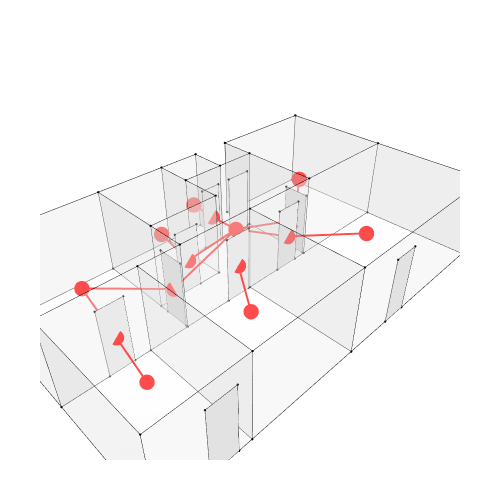

The notebook cell saved with this chart:
### Markdown cell above
Show the geometry plus the graph

### Code cell
Topology.Show(cc_old, doors_old,dual_graph_old,
              vertexSizeKey="size",
              vertexColorKey="color",
              edgeWidthKey="width",
              edgeColorKey="color",
              faceOpacity=0.3,
              backgroundColor="white",
              width=500,
              height=500,
              renderer=renderer)

### Figure 1 — Plotly figure (JSON) as saved in the notebook; plotly's stock layout.template omitted (floating-point values rounded to 4 significant figures; data arrays with more than 128 entries replaced by an {"elided": "..."} marker saying what was removed)
{"data": [{"customdata": ["", "", "", "", "", "", "", "", "", "", "", "", "", "", "", "", "", "", "", "", "", "", "", "", "", "", "", "", "", "", "", "", "", "", "", "", "", "", "", "", "", ""], "hoverinfo": "text", "hovertemplate": ["Click ", "Click ", "Click ", "Click ", "Click ", "Click ", "Click ", "Click ", "Click ", "Click ", "Click ", "Click ", "Click ", "Click ", "Click ", "Click ", "Click ", "Click ", "Click ", "Click ", "Click ", "Click ", "Click ", "Click ", "Click ", "Click ", "Click ", "Click ", "Click ", "Click ", "Click ", "Click ", "Click ", "Click ", "Click ", "Click ", "Click ", "Click ", "Click ", "Click ", "Click ", "Click "], "hovertext": ["", "", "", "", "", "", "", "", "", "", "", "", "", "", "", "", "", "", "", "", "", "", "", "", "", "", "", "", "", "", "", "", "", "", "", "", "", "", "", "", "", ""], "legendgroup": "1", "legendrank": 1, "marker": {"color": ["#000000", "#000000", "#000000", "#000000", "#000000", "#000000", "#000000", "#000000", "#000000", "#000000", "#000000", "#000000", "#000000", "#000000", "#000000", "#000000", "#000000", "#000000", "#000000", "#000000", "#000000", "#000000", "#000000", "#000000", "#000000", "#000000", "#000000", "#000000", "#000000", "#000000", "#000000", "#000000", "#000000", "#000000", "#000000", "#000000", "#000000", "#000000", "#000000", "#000000", "#000000", "#000000"], "line": {"width": 0}, "opacity": 1, "size": [2.8, 2.8, 2.8, 2.8, 2.8, 2.8, 2.8, 2.8, 2.8, 2.8, 2.8, 2.8, 2.8, 2.8, 2.8, 2.8, 2.8, 2.8, 2.8, 2.8, 2.8, 2.8, 2.8, 2.8, 2.8, 2.8, 2.8, 2.8, 2.8, 2.8, 2.8, 2.8, 2.8, 2.8, 2.8, 2.8, 2.8, 2.8, 2.8, 2.8, 2.8, 2.8], "sizemode": "diameter", "symbol": "circle"}, "mode": "markers", "name": "1: Untitled (Vertices)", "showlegend": false, "text": ["", "", "", "", "", "", "", "", "", "", "", "", "", "", "", "", "", "", "", "", "", "", "", "", "", "", "", "", "", "", "", "", "", "", "", "", "", "", "", "", "", ""], "type": "scatter3d", "x": [395.8, 25.41, 395.8, 395.8, 274.1, 25.41, 395.8, 25.41, 395.8, 395.8, 274.1, 25.41, 616.2, 616.2, 616.2, 616.2, 616.2, 616.2, 752.2, 880.5, 880.5, 633.8, 752.2, 880.5, 880.5, 633.8, 633.8, 274.1, 633.8, 274.1, 25.41, 25.41, 752.2, 752.2, 1242.0, 880.5, 1242.0, 880.5, 1242.0, 1242.0, 1242.0, 1242.0], "y": [915.5, 915.5, 666.8, 549.2, 549.2, 549.2, 915.5, 915.5, 666.8, 549.2, 549.2, 549.2, 915.5, 798.2, 666.8, 915.5, 798.2, 666.8, 798.2, 798.2, 549.2, 549.2, 798.2, 798.2, 549.2, 549.2, 183.0, 183.0, 183.0, 183.0, 183.0, 183.0, 915.5, 915.5, 915.5, 915.5, 549.2, 915.5, 915.5, 549.2, 183.0, 183.0], "z": [270, 270, 270, 270, 270, 270, 0, 0, 0, 0, 0, 0, 270, 270, 270, 0, 0, 0, 270, 270, 270, 270, 0, 0, 0, 0, 270, 270, 0, 0, 270, 0, 270, 0, 270, 270, 270, 0, 0, 0, 270, 0]}, {"hoverinfo": "text", "hovertext": [], "legendgroup": "2", "legendrank": 2, "line": {"color": "#000000", "dash": "solid", "width": 1}, "marker": {"color": "#000000", "size": 0.25, "symbol": "circle"}, "mode": "markers+lines", "name": "1: Untitled (Edges)", "showlegend": false, "text": [], "type": "scatter3d", "x": {"elided": "231 float values"}, "y": {"elided": "231 float values"}, "z": {"elided": "231 int values"}}, {"cmax": 1, "cmin": 0, "color": "#FAFAFA", "colorscale": [[0, "#440154"], [0.1111, "#482878"], [0.2222, "#3e4989"], [0.3333, "#31688e"], [0.4444, "#26828e"], [0.5556, "#1f9e89"], [0.6667, "#35b779"], [0.7778, "#6ece58"], [0.8889, "#b5de2b"], [1, "#fde725"]], "flatshading": true, "hoverinfo": "text", "hovertext": "", "i": [0, 3, 3, 5, 6, 5, 3, 3, 3, 4, 10, 2, 11, 1, 1, 11, 10, 9, 10, 8, 12, 12, 14, 14, 14, 14, 15, 13, 13, 17, 17, 8, 17, 16, 13, 13, 19, 20, 20, 21, 12, 16, 20, 22, 21, 23, 25, 18, 9, 4, 9, 25, 25, 17, 24, 24, 4, 4, 18, 18, 25, 28, 28, 29, 29, 29, 28, 28, 2, 2, 29, 29, 31, 31, 31, 29, 32, 32, 32, 32, 32, 33, 16, 22, 34, 35, 35, 35, 35, 39, 34, 19, 19, 37, 23, 24, 23, 39, 19, 19, 34, 40, 40, 41, 41, 28, 41, 41], "j": [1, 2, 0, 0, 7, 6, 6, 8, 9, 9, 9, 10, 10, 11, 0, 1, 11, 10, 7, 7, 5, 3, 5, 15, 6, 12, 12, 16, 17, 13, 3, 6, 8, 6, 3, 4, 13, 12, 13, 20, 20, 12, 21, 20, 19, 19, 24, 24, 25, 9, 8, 9, 17, 16, 17, 22, 2, 26, 4, 27, 18, 27, 26, 26, 2, 10, 29, 9, 1, 30, 26, 30, 30, 1, 11, 31, 14, 12, 33, 15, 20, 20, 15, 16, 21, 36, 21, 37, 38, 38, 39, 24, 39, 21, 21, 23, 37, 23, 18, 27, 19, 39, 41, 40, 27, 25, 28, 24], "k": [2, 4, 2, 3, 0, 0, 5, 6, 8, 3, 4, 4, 2, 2, 7, 7, 7, 8, 8, 6, 3, 13, 12, 6, 5, 15, 16, 12, 16, 3, 8, 16, 16, 15, 4, 18, 18, 13, 19, 19, 22, 22, 23, 23, 23, 24, 18, 19, 18, 18, 17, 17, 24, 22, 22, 23, 26, 27, 27, 28, 28, 26, 29, 2, 10, 9, 9, 25, 30, 26, 30, 31, 1, 11, 10, 10, 12, 20, 15, 14, 33, 22, 33, 33, 19, 21, 34, 36, 37, 35, 35, 39, 34, 36, 37, 39, 38, 38, 27, 40, 40, 34, 39, 27, 28, 24, 24, 39], "legendgroup": "3", "legendrank": 3, "lighting": {"facenormalsepsilon": 0}, "name": "1: Untitled (Faces)", "opacity": 0.3, "showlegend": false, "showscale": false, "text": "", "type": "mesh3d", "x": [25.41, 25.41, 274.1, 395.8, 395.8, 395.8, 395.8, 25.41, 395.8, 395.8, 274.1, 25.41, 616.2, 616.2, 616.2, 616.2, 616.2, 616.2, 633.8, 880.5, 752.2, 880.5, 752.2, 880.5, 880.5, 633.8, 274.1, 633.8, 633.8, 274.1, 25.41, 25.41, 752.2, 752.2, 1242.0, 1242.0, 880.5, 880.5, 1242.0, 1242.0, 1242.0, 1242.0], "y": [915.5, 549.2, 549.2, 666.8, 549.2, 915.5, 915.5, 915.5, 666.8, 549.2, 549.2, 549.2, 798.2, 666.8, 915.5, 915.5, 798.2, 666.8, 549.2, 549.2, 798.2, 798.2, 798.2, 798.2, 549.2, 549.2, 183.0, 183.0, 183.0, 183.0, 183.0, 183.0, 915.5, 915.5, 549.2, 915.5, 915.5, 915.5, 915.5, 549.2, 183.0, 183.0], "z": [270, 270, 270, 270, 270, 270, 0, 0, 0, 0, 0, 0, 270, 270, 270, 0, 0, 0, 270, 270, 270, 270, 0, 0, 0, 0, 270, 270, 0, 0, 270, 0, 270, 0, 270, 270, 270, 0, 0, 0, 270, 0]}, {"customdata": ["", "", "", ""], "hoverinfo": "text", "hovertemplate": ["Click ", "Click ", "Click ", "Click "], "hovertext": ["", "", "", ""], "legendgroup": "5", "legendrank": 5, "marker": {"color": ["#000000", "#000000", "#000000", "#000000"], "line": {"width": 0}, "opacity": 1, "size": [2.8, 2.8, 2.8, 2.8], "sizemode": "diameter", "symbol": "circle"}, "mode": "markers", "name": "2: default (Vertices)", "showlegend": false, "text": ["", "", "", ""], "type": "scatter3d", "x": [790.6, 790.6, 873.5, 873.5], "y": [183.0, 183.0, 183.0, 183.0], "z": [0, 210, 210, 0]}, {"hoverinfo": "text", "hovertext": [], "legendgroup": "6", "legendrank": 6, "line": {"color": "#000000", "dash": "solid", "width": 1}, "marker": {"color": "#000000", "size": 0.25, "symbol": "circle"}, "mode": "markers+lines", "name": "2: default (Edges)", "showlegend": false, "text": [], "type": "scatter3d", "x": [790.6, 790.6, null, 790.6, 873.5, null, 873.5, 873.5, null, 873.5, 790.6, null], "y": [183.0, 183.0, null, 183.0, 183.0, null, 183.0, 183.0, null, 183.0, 183.0, null], "z": [0, 210, null, 210, 210, null, 210, 0, null, 0, 0, null]}, {"cmax": 1, "cmin": 0, "color": "#FAFAFA", "colorscale": [[0, "#440154"], [0.1111, "#482878"], [0.2222, "#3e4989"], [0.3333, "#31688e"], [0.4444, "#26828e"], [0.5556, "#1f9e89"], [0.6667, "#35b779"], [0.7778, "#6ece58"], [0.8889, "#b5de2b"], [1, "#fde725"]], "flatshading": true, "hoverinfo": "text", "hovertext": "", "i": [0, 0], "j": [1, 3], "k": [2, 1], "legendgroup": "7", "legendrank": 7, "lighting": {"facenormalsepsilon": 0}, "name": "2: default (Faces)", "opacity": 1, "showlegend": false, "showscale": false, "text": "", "type": "mesh3d", "x": [873.5, 790.6, 790.6, 873.5], "y": [183.0, 183.0, 183.0, 183.0], "z": [210, 0, 210, 0]}, {"customdata": ["", "", "", ""], "hoverinfo": "text", "hovertemplate": ["Click ", "Click ", "Click ", "Click "], "hovertext": ["", "", "", ""], "legendgroup": "9", "legendrank": 9, "marker": {"color": ["#000000", "#000000", "#000000", "#000000"], "line": {"width": 0}, "opacity": 1, "size": [2.8, 2.8, 2.8, 2.8], "sizemode": "diameter", "symbol": "circle"}, "mode": "markers", "name": "3: default (Vertices)", "showlegend": false, "text": ["", "", "", ""], "type": "scatter3d", "x": [154.4, 154.4, 235.1, 235.1], "y": [183.0, 183.0, 183.0, 183.0], "z": [0, 210, 210, 0]}, {"hoverinfo": "text", "hovertext": [], "legendgroup": "10", "legendrank": 10, "line": {"color": "#000000", "dash": "solid", "width": 1}, "marker": {"color": "#000000", "size": 0.25, "symbol": "circle"}, "mode": "markers+lines", "name": "3: default (Edges)", "showlegend": false, "text": [], "type": "scatter3d", "x": [154.4, 154.4, null, 154.4, 235.1, null, 235.1, 235.1, null, 235.1, 154.4, null], "y": [183.0, 183.0, null, 183.0, 183.0, null, 183.0, 183.0, null, 183.0, 183.0, null], "z": [0, 210, null, 210, 210, null, 210, 0, null, 0, 0, null]}, {"cmax": 1, "cmin": 0, "color": "#FAFAFA", "colorscale": [[0, "#440154"], [0.1111, "#482878"], [0.2222, "#3e4989"], [0.3333, "#31688e"], [0.4444, "#26828e"], [0.5556, "#1f9e89"], [0.6667, "#35b779"], [0.7778, "#6ece58"], [0.8889, "#b5de2b"], [1, "#fde725"]], "flatshading": true, "hoverinfo": "text", "hovertext": "", "i": [0, 0], "j": [1, 3], "k": [2, 1], "legendgroup": "11", "legendrank": 11, "lighting": {"facenormalsepsilon": 0}, "name": "3: default (Faces)", "opacity": 1, "showlegend": false, "showscale": false, "text": "", "type": "mesh3d", "x": [235.1, 154.4, 154.4, 235.1], "y": [183.0, 183.0, 183.0, 183.0], "z": [210, 0, 210, 0]}, {"customdata": ["", "", "", ""], "hoverinfo": "text", "hovertemplate": ["Click ", "Click ", "Click ", "Click "], "hovertext": ["", "", "", ""], "legendgroup": "13", "legendrank": 13, "marker": {"color": ["#000000", "#000000", "#000000", "#000000"], "line": {"width": 0}, "opacity": 1, "size": [2.8, 2.8, 2.8, 2.8], "sizemode": "diameter", "symbol": "circle"}, "mode": "markers", "name": "4: default (Vertices)", "showlegend": false, "text": ["", "", "", ""], "type": "scatter3d", "x": [152.8, 152.8, 226.2, 226.2], "y": [549.2, 549.2, 549.2, 549.2], "z": [0, 210, 210, 0]}, {"hoverinfo": "text", "hovertext": [], "legendgroup": "14", "legendrank": 14, "line": {"color": "#000000", "dash": "solid", "width": 1}, "marker": {"color": "#000000", "size": 0.25, "symbol": "circle"}, "mode": "markers+lines", "name": "4: default (Edges)", "showlegend": false, "text": [], "type": "scatter3d", "x": [152.8, 152.8, null, 152.8, 226.2, null, 226.2, 226.2, null, 226.2, 152.8, null], "y": [549.2, 549.2, null, 549.2, 549.2, null, 549.2, 549.2, null, 549.2, 549.2, null], "z": [0, 210, null, 210, 210, null, 210, 0, null, 0, 0, null]}, {"cmax": 1, "cmin": 0, "color": "#FAFAFA", "colorscale": [[0, "#440154"], [0.1111, "#482878"], [0.2222, "#3e4989"], [0.3333, "#31688e"], [0.4444, "#26828e"], [0.5556, "#1f9e89"], [0.6667, "#35b779"], [0.7778, "#6ece58"], [0.8889, "#b5de2b"], [1, "#fde725"]], "flatshading": true, "hoverinfo": "text", "hovertext": "", "i": [0, 0], "j": [1, 3], "k": [2, 1], "legendgroup": "15", "legendrank": 15, "lighting": {"facenormalsepsilon": 0}, "name": "4: default (Faces)", "opacity": 1, "showlegend": false, "showscale": false, "text": "", "type": "mesh3d", "x": [226.2, 152.8, 152.8, 226.2], "y": [549.2, 549.2, 549.2, 549.2], "z": [210, 0, 210, 0]}, {"customdata": ["", "", "", ""], "hoverinfo": "text", "hovertemplate": ["Click ", "Click ", "Click ", "Click "], "hovertext": ["", "", "", ""], "legendgroup": "17", "legendrank": 17, "marker": {"color": ["#000000", "#000000", "#000000", "#000000"], "line": {"width": 0}, "opacity": 1, "size": [2.8, 2.8, 2.8, 2.8], "sizemode": "diameter", "symbol": "circle"}, "mode": "markers", "name": "5: default (Vertices)", "showlegend": false, "text": ["", "", "", ""], "type": "scatter3d", "x": [627.8, 627.8, 547.2, 547.2], "y": [549.2, 549.2, 549.2, 549.2], "z": [0, 210, 210, 0]}, {"hoverinfo": "text", "hovertext": [], "legendgroup": "18", "legendrank": 18, "line": {"color": "#000000", "dash": "solid", "width": 1}, "marker": {"color": "#000000", "size": 0.25, "symbol": "circle"}, "mode": "markers+lines", "name": "5: default (Edges)", "showlegend": false, "text": [], "type": "scatter3d", "x": [627.8, 627.8, null, 627.8, 547.2, null, 547.2, 547.2, null, 547.2, 627.8, null], "y": [549.2, 549.2, null, 549.2, 549.2, null, 549.2, 549.2, null, 549.2, 549.2, null], "z": [0, 210, null, 210, 210, null, 210, 0, null, 0, 0, null]}, {"cmax": 1, "cmin": 0, "color": "#FAFAFA", "colorscale": [[0, "#440154"], [0.1111, "#482878"], [0.2222, "#3e4989"], [0.3333, "#31688e"], [0.4444, "#26828e"], [0.5556, "#1f9e89"], [0.6667, "#35b779"], [0.7778, "#6ece58"], [0.8889, "#b5de2b"], [1, "#fde725"]], "flatshading": true, "hoverinfo": "text", "hovertext": "", "i": [0, 0], "j": [1, 2], "k": [2, 3], "legendgroup": "19", "legendrank": 19, "lighting": {"facenormalsepsilon": 0}, "name": "5: default (Faces)", "opacity": 1, "showlegend": false, "showscale": false, "text": "", "type": "mesh3d", "x": [627.8, 627.8, 547.2, 547.2], "y": [549.2, 549.2, 549.2, 549.2], "z": [0, 210, 210, 0]}, {"customdata": ["", "", "", ""], "hoverinfo": "text", "hovertemplate": ["Click ", "Click ", "Click ", "Click "], "hovertext": ["", "", "", ""], "legendgroup": "21", "legendrank": 21, "marker": {"color": ["#000000", "#000000", "#000000", "#000000"], "line": {"width": 0}, "opacity": 1, "size": [2.8, 2.8, 2.8, 2.8], "sizemode": "diameter", "symbol": "circle"}, "mode": "markers", "name": "6: default (Vertices)", "showlegend": false, "text": ["", "", "", ""], "type": "scatter3d", "x": [754.3, 754.3, 836.4, 836.4], "y": [549.2, 549.2, 549.2, 549.2], "z": [0, 210, 210, 0]}, {"hoverinfo": "text", "hovertext": [], "legendgroup": "22", "legendrank": 22, "line": {"color": "#000000", "dash": "solid", "width": 1}, "marker": {"color": "#000000", "size": 0.25, "symbol": "circle"}, "mode": "markers+lines", "name": "6: default (Edges)", "showlegend": false, "text": [], "type": "scatter3d", "x": [754.3, 754.3, null, 754.3, 836.4, null, 836.4, 836.4, null, 836.4, 754.3, null], "y": [549.2, 549.2, null, 549.2, 549.2, null, 549.2, 549.2, null, 549.2, 549.2, null], "z": [0, 210, null, 210, 210, null, 210, 0, null, 0, 0, null]}, {"cmax": 1, "cmin": 0, "color": "#FAFAFA", "colorscale": [[0, "#440154"], [0.1111, "#482878"], [0.2222, "#3e4989"], [0.3333, "#31688e"], [0.4444, "#26828e"], [0.5556, "#1f9e89"], [0.6667, "#35b779"], [0.7778, "#6ece58"], [0.8889, "#b5de2b"], [1, "#fde725"]], "flatshading": true, "hoverinfo": "text", "hovertext": "", "i": [0, 0], "j": [1, 3], "k": [2, 1], "legendgroup": "23", "legendrank": 23, "lighting": {"facenormalsepsilon": 0}, "name": "6: default (Faces)", "opacity": 1, "showlegend": false, "showscale": false, "text": "", "type": "mesh3d", "x": [836.4, 754.3, 754.3, 836.4], "y": [549.2, 549.2, 549.2, 549.2], "z": [210, 0, 210, 0]}, {"customdata": ["", "", "", ""], "hoverinfo": "text", "hovertemplate": ["Click ", "Click ", "Click ", "Click "], "hovertext": ["", "", "", ""], "legendgroup": "25", "legendrank": 25, "marker": {"color": ["#000000", "#000000", "#000000", "#000000"], "line": {"width": 0}, "opacity": 1, "size": [2.8, 2.8, 2.8, 2.8], "sizemode": "diameter", "symbol": "circle"}, "mode": "markers", "name": "7: default (Vertices)", "showlegend": false, "text": ["", "", "", ""], "type": "scatter3d", "x": [880.5, 880.5, 880.5, 880.5], "y": [554.9, 554.9, 636.0, 636.0], "z": [0, 210, 210, 0]}, {"hoverinfo": "text", "hovertext": [], "legendgroup": "26", "legendrank": 26, "line": {"color": "#000000", "dash": "solid", "width": 1}, "marker": {"color": "#000000", "size": 0.25, "symbol": "circle"}, "mode": "markers+lines", "name": "7: default (Edges)", "showlegend": false, "text": [], "type": "scatter3d", "x": [880.5, 880.5, null, 880.5, 880.5, null, 880.5, 880.5, null, 880.5, 880.5, null], "y": [554.9, 554.9, null, 554.9, 636.0, null, 636.0, 636.0, null, 636.0, 554.9, null], "z": [0, 210, null, 210, 210, null, 210, 0, null, 0, 0, null]}, {"cmax": 1, "cmin": 0, "color": "#FAFAFA", "colorscale": [[0, "#440154"], [0.1111, "#482878"], [0.2222, "#3e4989"], [0.3333, "#31688e"], [0.4444, "#26828e"], [0.5556, "#1f9e89"], [0.6667, "#35b779"], [0.7778, "#6ece58"], [0.8889, "#b5de2b"], [1, "#fde725"]], "flatshading": true, "hoverinfo": "text", "hovertext": "", "i": [0, 0], "j": [1, 2], "k": [2, 3], "legendgroup": "27", "legendrank": 27, "lighting": {"facenormalsepsilon": 0}, "name": "7: default (Faces)", "opacity": 1, "showlegend": false, "showscale": false, "text": "", "type": "mesh3d", "x": [880.5, 880.5, 880.5, 880.5], "y": [554.9, 554.9, 636.0, 636.0], "z": [0, 210, 210, 0]}, {"customdata": ["", "", "", ""], "hoverinfo": "text", "hovertemplate": ["Click ", "Click ", "Click ", "Click "], "hovertext": ["", "", "", ""], "legendgroup": "29", "legendrank": 29, "marker": {"color": ["#000000", "#000000", "#000000", "#000000"], "line": {"width": 0}, "opacity": 1, "size": [2.8, 2.8, 2.8, 2.8], "sizemode": "diameter", "symbol": "circle"}, "mode": "markers", "name": "8: default (Vertices)", "showlegend": false, "text": ["", "", "", ""], "type": "scatter3d", "x": [395.8, 395.8, 395.8, 395.8], "y": [555.4, 555.4, 635.4, 635.4], "z": [0, 210, 210, 0]}, {"hoverinfo": "text", "hovertext": [], "legendgroup": "30", "legendrank": 30, "line": {"color": "#000000", "dash": "solid", "width": 1}, "marker": {"color": "#000000", "size": 0.25, "symbol": "circle"}, "mode": "markers+lines", "name": "8: default (Edges)", "showlegend": false, "text": [], "type": "scatter3d", "x": [395.8, 395.8, null, 395.8, 395.8, null, 395.8, 395.8, null, 395.8, 395.8, null], "y": [555.4, 555.4, null, 555.4, 635.4, null, 635.4, 635.4, null, 635.4, 555.4, null], "z": [0, 210, null, 210, 210, null, 210, 0, null, 0, 0, null]}, {"cmax": 1, "cmin": 0, "color": "#FAFAFA", "colorscale": [[0, "#440154"], [0.1111, "#482878"], [0.2222, "#3e4989"], [0.3333, "#31688e"], [0.4444, "#26828e"], [0.5556, "#1f9e89"], [0.6667, "#35b779"], [0.7778, "#6ece58"], [0.8889, "#b5de2b"], [1, "#fde725"]], "flatshading": true, "hoverinfo": "text", "hovertext": "", "i": [0, 0], "j": [1, 2], "k": [2, 3], "legendgroup": "31", "legendrank": 31, "lighting": {"facenormalsepsilon": 0}, "name": "8: default (Faces)", "opacity": 1, "showlegend": false, "showscale": false, "text": "", "type": "mesh3d", "x": [395.8, 395.8, 395.8, 395.8], "y": [555.4, 555.4, 635.4, 635.4], "z": [0, 210, 210, 0]}, {"customdata": ["", "", "", ""], "hoverinfo": "text", "hovertemplate": ["Click ", "Click ", "Click ", "Click "], "hovertext": ["", "", "", ""], "legendgroup": "33", "legendrank": 33, "marker": {"color": ["#000000", "#000000", "#000000", "#000000"], "line": {"width": 0}, "opacity": 1, "size": [2.8, 2.8, 2.8, 2.8], "sizemode": "diameter", "symbol": "circle"}, "mode": "markers", "name": "9: default (Vertices)", "showlegend": false, "text": ["", "", "", ""], "type": "scatter3d", "x": [466.2, 466.2, 541.4, 541.4], "y": [666.8, 666.8, 666.8, 666.8], "z": [0, 210, 210, 0]}, {"hoverinfo": "text", "hovertext": [], "legendgroup": "34", "legendrank": 34, "line": {"color": "#000000", "dash": "solid", "width": 1}, "marker": {"color": "#000000", "size": 0.25, "symbol": "circle"}, "mode": "markers+lines", "name": "9: default (Edges)", "showlegend": false, "text": [], "type": "scatter3d", "x": [466.2, 466.2, null, 466.2, 541.4, null, 541.4, 541.4, null, 541.4, 466.2, null], "y": [666.8, 666.8, null, 666.8, 666.8, null, 666.8, 666.8, null, 666.8, 666.8, null], "z": [0, 210, null, 210, 210, null, 210, 0, null, 0, 0, null]}, {"cmax": 1, "cmin": 0, "color": "#FAFAFA", "colorscale": [[0, "#440154"], [0.1111, "#482878"], [0.2222, "#3e4989"], [0.3333, "#31688e"], [0.4444, "#26828e"], [0.5556, "#1f9e89"], [0.6667, "#35b779"], [0.7778, "#6ece58"], [0.8889, "#b5de2b"], [1, "#fde725"]], "flatshading": true, "hoverinfo": "text", "hovertext": "", "i": [0, 0], "j": [1, 3], "k": [2, 1], "legendgroup": "35", "legendrank": 35, "lighting": {"facenormalsepsilon": 0}, "name": "9: default (Faces)", "opacity": 1, "showlegend": false, "showscale": false, "text": "", "type": "mesh3d", "x": [541.4, 466.2, 466.2, 541.4], "y": [666.8, 666.8, 666.8, 666.8], "z": [210, 0, 210, 0]}, {"customdata": ["", "", "", ""], "hoverinfo": "text", "hovertemplate": ["Click ", "Click ", "Click ", "Click "], "hovertext": ["", "", "", ""], "legendgroup": "37", "legendrank": 37, "marker": {"color": ["#000000", "#000000", "#000000", "#000000"], "line": {"width": 0}, "opacity": 1, "size": [2.8, 2.8, 2.8, 2.8], "sizemode": "diameter", "symbol": "circle"}, "mode": "markers", "name": "10: default (Vertices)", "showlegend": false, "text": ["", "", "", ""], "type": "scatter3d", "x": [741.6, 741.6, 674.9, 674.9], "y": [798.2, 798.2, 798.2, 798.2], "z": [0, 210, 210, 0]}, {"hoverinfo": "text", "hovertext": [], "legendgroup": "38", "legendrank": 38, "line": {"color": "#000000", "dash": "solid", "width": 1}, "marker": {"color": "#000000", "size": 0.25, "symbol": "circle"}, "mode": "markers+lines", "name": "10: default (Edges)", "showlegend": false, "text": [], "type": "scatter3d", "x": [741.6, 741.6, null, 741.6, 674.9, null, 674.9, 674.9, null, 674.9, 741.6, null], "y": [798.2, 798.2, null, 798.2, 798.2, null, 798.2, 798.2, null, 798.2, 798.2, null], "z": [0, 210, null, 210, 210, null, 210, 0, null, 0, 0, null]}, {"cmax": 1, "cmin": 0, "color": "#FAFAFA", "colorscale": [[0, "#440154"], [0.1111, "#482878"], [0.2222, "#3e4989"], [0.3333, "#31688e"], [0.4444, "#26828e"], [0.5556, "#1f9e89"], [0.6667, "#35b779"], [0.7778, "#6ece58"], [0.8889, "#b5de2b"], [1, "#fde725"]], "flatshading": true, "hoverinfo": "text", "hovertext": "", "i": [0, 0], "j": [1, 2], "k": [2, 3], "legendgroup": "39", "legendrank": 39, "lighting": {"facenormalsepsilon": 0}, "name": "10: default (Faces)", "opacity": 1, "showlegend": false, "showscale": false, "text": "", "type": "mesh3d", "x": [741.6, 741.6, 674.9, 674.9], "y": [798.2, 798.2, 798.2, 798.2], "z": [0, 210, 210, 0]}, {"customdata": ["", "", "", ""], "hoverinfo": "text", "hovertemplate": ["Click ", "Click ", "Click ", "Click "], "hovertext": ["", "", "", ""], "legendgroup": "41", "legendrank": 41, "marker": {"color": ["#000000", "#000000", "#000000", "#000000"], "line": {"width": 0}, "opacity": 1, "size": [2.8, 2.8, 2.8, 2.8], "sizemode": "diameter", "symbol": "circle"}, "mode": "markers", "name": "11: default (Vertices)", "showlegend": false, "text": ["", "", "", ""], "type": "scatter3d", "x": [786.5, 786.5, 869.0, 869.0], "y": [798.2, 798.2, 798.2, 798.2], "z": [0, 210, 210, 0]}, {"hoverinfo": "text", "hovertext": [], "legendgroup": "42", "legendrank": 42, "line": {"color": "#000000", "dash": "solid", "width": 1}, "marker": {"color": "#000000", "size": 0.25, "symbol": "circle"}, "mode": "markers+lines", "name": "11: default (Edges)", "showlegend": false, "text": [], "type": "scatter3d", "x": [786.5, 786.5, null, 786.5, 869.0, null, 869.0, 869.0, null, 869.0, 786.5, null], "y": [798.2, 798.2, null, 798.2, 798.2, null, 798.2, 798.2, null, 798.2, 798.2, null], "z": [0, 210, null, 210, 210, null, 210, 0, null, 0, 0, null]}, {"cmax": 1, "cmin": 0, "color": "#FAFAFA", "colorscale": [[0, "#440154"], [0.1111, "#482878"], [0.2222, "#3e4989"], [0.3333, "#31688e"], [0.4444, "#26828e"], [0.5556, "#1f9e89"], [0.6667, "#35b779"], [0.7778, "#6ece58"], [0.8889, "#b5de2b"], [1, "#fde725"]], "flatshading": true, "hoverinfo": "text", "hovertext": "", "i": [0, 3], "j": [1, 1], "k": [2, 0], "legendgroup": "43", "legendrank": 43, "lighting": {"facenormalsepsilon": 0}, "name": "11: default (Faces)", "opacity": 1, "showlegend": false, "showscale": false, "text": "", "type": "mesh3d", "x": [786.5, 869.0, 786.5, 869.0], "y": [798.2, 798.2, 798.2, 798.2], "z": [210, 0, 0, 210]}, {"hoverinfo": "text", "hovertext": [], "legendgroup": "46", "legendrank": 46, "line": {"color": "#FF0000", "dash": "solid", "width": 4}, "marker": {"color": "#FF0000", "size": 1, "symbol": "circle"}, "mode": "markers+lines", "name": "12: Untitled Graph (Edges)", "showlegend": false, "text": [], "type": "scatter3d", "x": [679.9, 587.5, null, 454.0, 587.5, null, 679.9, 880.6, null, 679.9, 708.3, null, 679.9, 395.8, null, 679.9, 503.8, null, 679.9, 795.4, null, 1061.0, 880.6, null, 938.0, 795.4, null, 506.0, 503.8, null, 149.8, 189.5, null, 684.2, 708.3, null, 210.6, 189.5, null, 210.6, 395.8, null], "y": [655.1, 549.2, null, 366.1, 549.2, null, 655.1, 595.5, null, 655.1, 798.2, null, 655.1, 595.4, null, 655.1, 666.8, null, 655.1, 549.2, null, 732.3, 595.5, null, 366.1, 549.2, null, 791.1, 666.8, null, 366.1, 549.2, null, 856.8, 798.2, null, 732.3, 549.2, null, 732.3, 595.4, null], "z": [135, 105.0, null, 135, 105.0, null, 135, 105.0, null, 135, 105.0, null, 135, 105.0, null, 135, 105.0, null, 135, 105.0, null, 135, 105.0, null, 135, 105.0, null, 135, 105.0, null, 135, 105.0, null, 135, 105.0, null, 135, 105.0, null, 135, 105.0, null]}, {"customdata": ["", "", "", "", "", "", "", "", "", "", "", "", "", "", ""], "hoverinfo": "text", "hovertemplate": ["Click ", "Click ", "Click ", "Click ", "Click ", "Click ", "Click ", "Click ", "Click ", "Click ", "Click ", "Click ", "Click ", "Click ", "Click "], "hovertext": ["", "", "", "", "", "", "", "", "", "", "", "", "", "", ""], "legendgroup": "45", "legendrank": 45, "marker": {"color": ["#FF0000", "#FF0000", "#FF0000", "#FF0000", "#FF0000", "#FF0000", "#FF0000", "#FF0000", "#FF0000", "#FF0000", "#FF0000", "#FF0000", "#FF0000", "#FF0000", "#FF0000"], "line": {"width": 0}, "opacity": 1, "size": [18, 18, 18, 18, 18, 18, 18, 18, 18, 18, 18, 18, 18, 18, 18], "sizemode": "diameter", "symbol": "circle"}, "mode": "markers", "name": "12: Untitled Graph (Vertices)", "showlegend": false, "text": ["", "", "", "", "", "", "", "", "", "", "", "", "", "", ""], "type": "scatter3d", "x": [587.5, 679.9, 454.0, 1061.0, 795.4, 503.8, 149.8, 684.2, 506.0, 708.3, 189.5, 880.6, 210.6, 938.0, 395.8], "y": [549.2, 655.1, 366.1, 732.3, 549.2, 666.8, 366.1, 856.8, 791.1, 798.2, 549.2, 595.5, 732.3, 366.1, 595.4], "z": [105.0, 135, 135, 135, 105.0, 105.0, 135, 135, 135, 105.0, 105.0, 105.0, 135, 135, 105.0]}], "layout": {"autosize": true, "height": 500, "margin": {"b": 40, "l": 40, "r": 40, "t": 40}, "paper_bgcolor": "#FFFFFF", "plot_bgcolor": "#FFFFFF", "scene": {"aspectmode": "data", "camera": {"center": {"x": 0, "y": 0, "z": 0}, "eye": {"x": -1.25, "y": -1.25, "z": 1.25}, "projection": {"type": "perspective"}, "up": {"x": 0, "y": 0, "z": 1}}, "xaxis": {"visible": false}, "yaxis": {"visible": false}, "zaxis": {"visible": false}}, "showlegend": true, "width": 500, "xaxis": {"showgrid": false, "visible": false, "zeroline": false}, "yaxis": {"showgrid": false, "visible": false, "zeroline": false}}}
